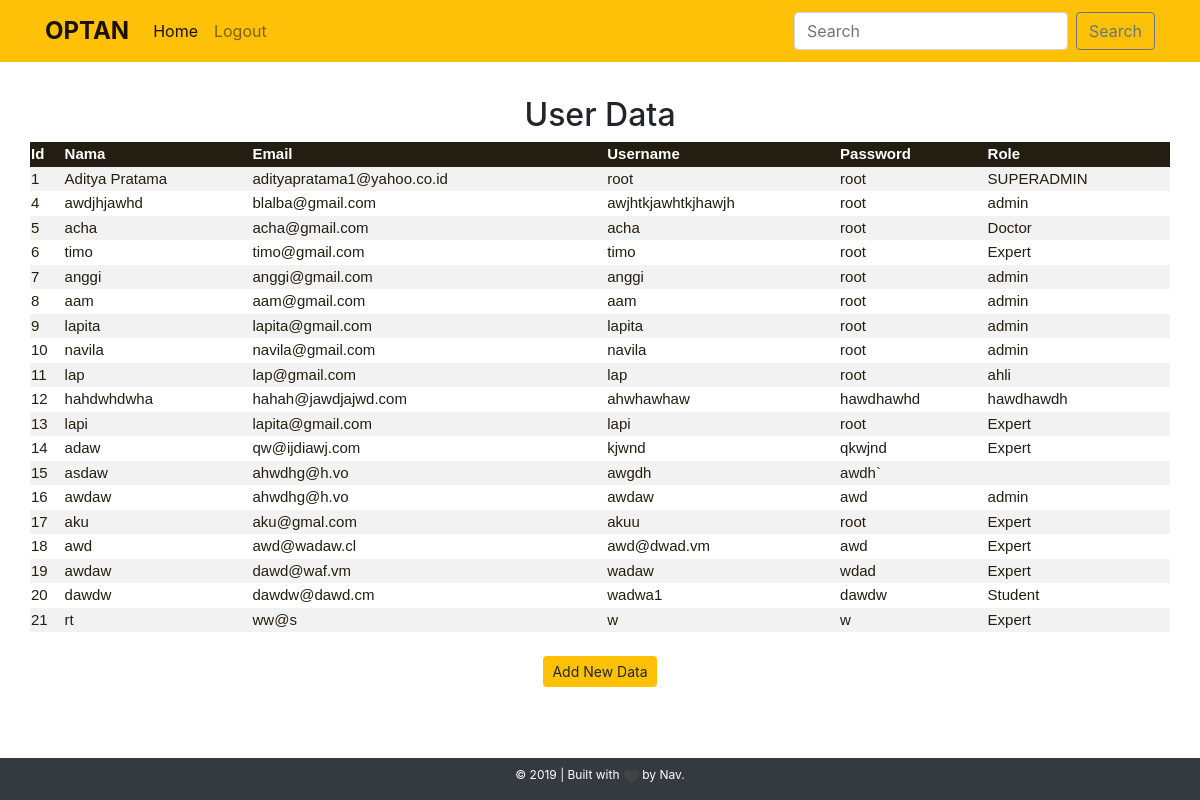
The app's page /admin.php with its own data.
### tables this page shows
CREATE TABLE `user` (
  `id` int(10) NOT NULL,
  `parent_id` int(11) NOT NULL,
  `nama` varchar(255) NOT NULL,
  `email` varchar(255) NOT NULL,
  `username` varchar(255) NOT NULL,
  `password` varchar(255) NOT NULL,
  `role` varchar(255) NOT NULL,
  `ahli` int(1) NOT NULL
);

### admin.php (the view, shortened to what this page needs)
<!DOCTYPE html>
<html>
<head>
    <link rel="stylesheet" href="https://stackpath.bootstrapcdn.com/bootstrap/4.3.1/css/bootstrap.min.css">
</head>
<body>
 <nav class="navbar fixed-top navbar-expand-lg navbar-light bg-warning">
    <div class="container">
        <a class="navbar-brand font-weight-bold page-scroll" href="#home" style="font-size:150%">OPTAN</a>
        <div class="collapse navbar-collapse" id="navbarSupportedContent">
            <ul class="navbar-nav mr-auto">
                <li class="nav-item active">
                    <a class="nav-link page-scroll" href="#home">Home <span class="sr-only">(current)</span></a>
                </li>
                <li class="nav-item">
                    <a class="nav-link" href="/TA/logout.php" tabindex="-1">Logout</a>
                </li>
            </ul>
            <form class="form-inline my-2 my-lg-0">
                <input class="form-control mr-sm-2" type="search" placeholder="Search" aria-label="Search">
                <button class="btn btn-outline-secondary my-2 my-sm-0" type="submit">Search</button>
            </form>
        </div>
    </div>
 </nav>
 <section class="mt-5 pt-5 text-center mb-5">
    <h2>User Data</h2>
    <div class="tabel">
        <table>
            <tr>
                <th>Id</th>
                <th>Nama</th>
                <th>Email</th>
                <th>Username</th>
                <th>Password</th>
                <th>Role</th>
            </tr>
 <?php
$conn = mysqli_connect("localhost", "root", "", "TA_anotasi");
  $id = $_SESSION['id'];
  $sql = "SELECT id, nama, email, username, password, role FROM user where parent_id = '$id' ";
  $result = $conn->query($sql);
  if ($result->num_rows > 0) {
   while($row = $result->fetch_assoc()) {
    echo "<tr><td>" . $row["id"]. "</td><td>" . $row["nama"] . "</td><td>" . $row["email"] . "</td><td>" . $row["username"] . "</td><td>"
. $row["password"]. "</td><td>" . $row["role"] . "</td></tr>";
}
echo "</table>";
} else { echo "0 results"; }
?>
    </div>
    <div>
        <a class="btn btn-warning btn-sm mt-4" href="UserRegister.html">Add New Data</a>
    </div>
 </section>
    <footer class="bg-dark text-white fixed-bottom">
        <div class="container text-center">
            <div class="row pt-2">
                <div class="col">
                    <p style="font-size:12px">&copy; 2019 | Built with <img src="svg/si-glyph-heart.svg" style="width:16px;
                        height:16px;"> by Nav.</p>
                </div>
            </div>
        </div>
    </footer>
</body>
</html>

### admin.php (style rules this page uses)
table { border-collapse: collapse; width: 100%; color: #231e11; font-family: Helvetica, sans-serif; font-size: 15px; text-align: left; }
.tabel { margin-left: 30px; margin-right: 30px; }
th { background-color: #231e11; color: white; }
tr:nth-child(even) { background-color: #f2f2f2 }

### records on screen
user: id "1", nama "Aditya Pratama", email "adityapratama1@yahoo.co.id", username "root", password "root", role "SUPERADMIN"
user: id "4", nama "awdjhjawhd", email "blalba@gmail.com", username "awjhtkjawhtkjhawjh", password "root", role "admin"
user: id "5", nama "acha", email "acha@gmail.com", username "acha", password "root", role "Doctor"
user: id "6", nama "timo", email "timo@gmail.com", username "timo", password "root", role "Expert"
user: id "7", nama "anggi", email "anggi@gmail.com", username "anggi", password "root", role "admin"
user: id "8", nama "aam", email "aam@gmail.com", username "aam", password "root", role "admin"
user: id "9", nama "lapita", email "lapita@gmail.com", username "lapita", password "root", role "admin"
user: id "10", nama "navila", email "navila@gmail.com", username "navila", password "root", role "admin"
user: id "11", nama "lap", email "lap@gmail.com", username "lap", password "root", role "ahli"
user: id "12", nama "hahdwhdwha", email "hahah@jawdjajwd.com", username "ahwhawhaw", password "hawdhawhd", role "hawdhawdh"
user: id "13", nama "lapi", email "lapita@gmail.com", username "lapi", password "root", role "Expert"
user: id "14", nama "adaw", email "qw@ijdiawj.com", username "kjwnd", password "qkwjnd", role "Expert"
user: id "15", nama "asdaw", email "ahwdhg@h.vo", username "awgdh", password "awdh`"
user: id "16", nama "awdaw", email "ahwdhg@h.vo", username "awdaw", password "awd", role "admin"
user: id "17", nama "aku", email "aku@gmal.com", username "akuu", password "root", role "Expert"
user: id "18", nama "awd", email "awd@wadaw.cl", username "awd@dwad.vm", password "awd", role "Expert"
user: id "19", nama "awdaw", email "dawd@waf.vm", username "wadaw", password "wdad", role "Expert"
user: id "20", nama "dawdw", email "dawdw@dawd.cm", username "wadwa1", password "dawdw", role "Student"
user: id "21", nama "rt", email "ww@s", username "w", password "w", role "Expert"
